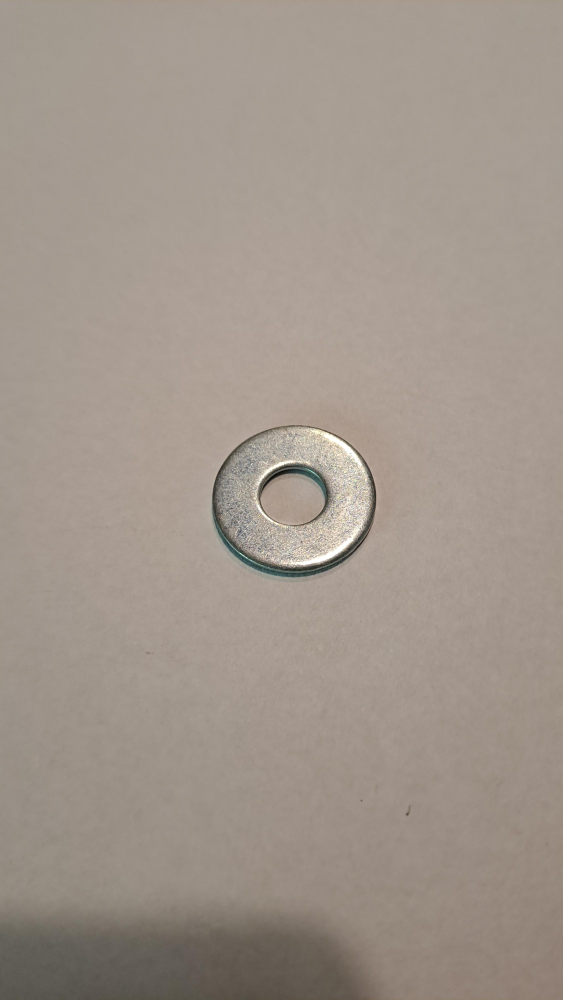
#> input picture data/0erGrupo/arandelas/20251014_163024.JPG, 2250 x 4000 px (shown at 1/4 size)
$ python -i preprocessor.py   (imports and definitions only)
#> lines starting #> are read from the running program, lines starting #| are printed output that depends on the picture; after the words box and inside, x2 and y2 are one past the last pixel; in counts of white or black regions, pixels touching at a corner belong together
#> further down, picture is the input picture: shape (4000, 2250, 3); mean B, G, R 139.7, 149.5, 160.6
try:
    import cv2
    import numpy as np
    from typing import Tuple, Union
    import logging
except ImportError as e:
    raise ImportError(f"Faltan dependencias necesarias: {e}")

class ImagePreprocessor:
    def __init__(self,
                 target_size: Tuple[int, int] = (800, 600),
                 gamma: float = 1.6,
                 d_bFilter = 10,
                 binarization_block_size: int = 13,
                 binarization_C: int = 2,
                 open_kernel_size: Union[int, Tuple[int, int]] = (3, 3),
                 close_kernel_size: Union[int, Tuple[int, int]] = (4, 4),
                 clear_border_margin: int = 20):
        """
        Inicializa el preprocesador de imágenes.

        Args:
            * target_size (tuple): Tamaño objetivo (ancho, alto) para estandarización.
            * gamma (float): Valor de gamma para la corrección gamma.
            * d_bFilter (int): Diametro del filtro bilateral.
            * binarization_block_size (int): Tamaño del vecindario para la binarización adaptativa.
            * binarization_C (int): Constante a restar de la media/gaussiana local.
            * open_kernel_size (int|tuple): Tamaño del kernel para la operación de apertura.
            * close_kernel_size (int|tuple): Tamaño del kernel para la operación de cierre.
            * clear_border_margin (int): Margen para limpiar los bordes.
        """
        self.target_size = target_size
        self.gamma = gamma
        self.d_bFilter = d_bFilter
        self.binarization_block_size = binarization_block_size
        self.binarizacion_C = binarization_C
        self.open_kernel_size = open_kernel_size
        self.close_kernel_size = close_kernel_size
        self.clear_border_margin = clear_border_margin

        self.logger = logging.getLogger(__name__)
        self.logger.info("ImagePreprocessor inicializado correctamente.")


    def process(self, image: np.ndarray) -> np.ndarray:
        """
        Aplica el pipeline de preprocesamiento a una imagen.

        Args:
            * image (np.ndarray): Imagen de entrada en formato BGR o escala de grises.

        Returns:
            * np.ndarray: Imagen preprocesada (binarizada).
        """
        # Escala de Grises
        gray_image = self._convert_to_grayscale(image)
        self.logger.debug("Imagen convertida a escala de grises.")

        # Ajustar tamano
        standardized_image, padding_info = self._standardize_size(gray_image)
        self.logger.debug("Imagen redimensionada a tamaño estándar.")

        # Gamma
        contrasted_image = self._apply_gamma(standardized_image, gamma=self.gamma)
        self.logger.debug("Gamma Correction aplicado.")

        # Filtro Bilateral
        blurred_image = self._apply_bilateral_filter(contrasted_image,
                                                     self.d_bFilter)
        self.logger.debug("Filtro Bilateral aplicado (bordes preservados).")

        # Binarizacion Adaptativa
        binarized_image = self._apply_adaptive_binarization(
            blurred_image,
            block_size=self.binarization_block_size,
            C=self.binarizacion_C,
            threshold_type=cv2.THRESH_BINARY
        )
        self.logger.debug("Binarización adaptativa aplicada.")

        # Limpiar Binarizacion
        cleaned_image = self._clean_binarization(
            binarized_image,
            open_kernel_size=self.open_kernel_size,
            close_kernel_size=self.close_kernel_size
        )
        self.logger.debug("Binarización limpiada con operaciones morfológicas.")

        # Limpiar Bordes
        final_image = self._mask_padding_artifacts(
            cleaned_image,
            padding_info,
            safety_margin=self.clear_border_margin
        )
        self.logger.debug("Bordes limpiados.")

        return final_image


    def _convert_to_grayscale(self, image: np.ndarray) -> np.ndarray:
        """
        Convierte la imagen a escala de grises si es necesario.

        Args:
            * image (np.ndarray): Imagen de entrada en formato BGR o ya en escala de grises.

        Returns:
            * np.ndarray: Imagen en escala de grises.

        Raises:
            ValueError: Si la imagen no tiene 1 o 3 canales.
        """

        # Validar formato de imagen de entrada
        if image is None or image.size == 0:
            raise ValueError("Imagen de entrada invalida.")

        # Convertir a escala de grises si es necesario
        if len(image.shape) == 2:
            self.logger.debug("Imagen ya en escala de grises.")
            return image

        gray_image = cv2.cvtColor(image, cv2.COLOR_BGR2GRAY)
        return gray_image


    def _standardize_size(self, image: np.ndarray) -> np.ndarray:
        """
        Redimensiona la imagen manteniendo el Aspect Ratio (proporción).

        Args:
            * image (np.ndarray): Imagen de entrada.

        Returns:
            * tuple: (np.ndarray, tuple) Imagen redimensionada con padding y tupla de padding (top, bottom, left, right).
        """
        # Tomar width, height (target y original)
        target_w, target_h = self.target_size
        h, w = image.shape[:2]
#> h = 4000; w = 2250

        # Calcular factor de escala para ajustar sin recortar ni deformar
        scale = min(target_w / w, target_h / h)
#> scale = 0.15
        new_w = int(w * scale)
#> new_w = 337
        new_h = int(h * scale)
#> new_h = 600

        # Resize proporcional
        resized_image = cv2.resize(image, (new_w, new_h), interpolation=cv2.INTER_AREA)
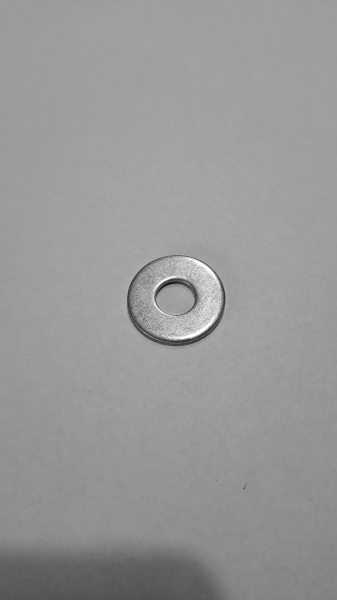
#> resized_image: shape (600, 337); min 17, max 255, mean 151.8

        # Calcular padding para centrar
        delta_w = target_w - new_w
#> delta_w = 463
        delta_h = target_h - new_h
#> delta_h = 0
        top, bottom = delta_h // 2, delta_h - (delta_h // 2)
#> top = 0; bottom = 0
        left, right = delta_w // 2, delta_w - (delta_w // 2)
#> left = 231; right = 232

        # Agregar bordes (Letterbox)
        new_image = cv2.copyMakeBorder(resized_image, top, bottom, left, right,
                                       cv2.BORDER_REPLICATE)
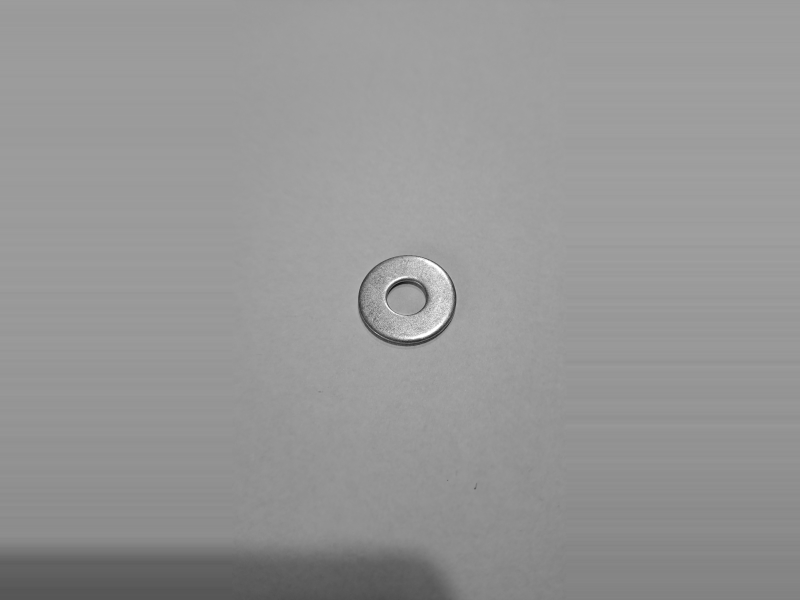
#> new_image: shape (600, 800); min 17, max 255, mean 150
#> in process, `standardized_image, padding_info = self._standardize_size(gray_image)`: padding_info = (0, 0, 231, 232)

        # Nos dice cuanto padding se agregó
        return new_image, (top, bottom, left, right)


    def _apply_gamma(self, image: np.ndarray, gamma: float = 1.5) -> np.ndarray:
        """
        Aumenta el contraste en las zonas oscuras sin saturar las zonas claras.

        Args:
            * image (np.ndarray): Imagen de entrada.
            * gamma (float): Valor de gamma. (>1 oscurece, <1 aclara).

        Returns:
            * np.ndarray: Imagen con corrección gamma aplicada.
        """
#> called with gamma = 1.6
        invGamma = 1.0 / gamma
        table = np.array([((i / 255.0) ** invGamma) * 255
                        for i in np.arange(0, 256)]).astype("uint8")
        return cv2.LUT(image, table)
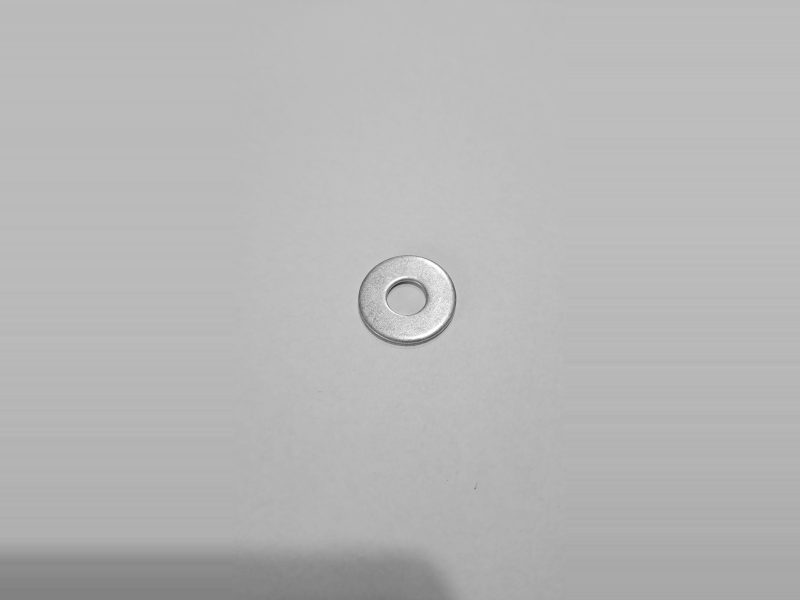
#> returned value: shape (600, 800); min 46, max 255, mean 182.3


    def _apply_bilateral_filter(self, image: np.ndarray, d_bFilter: int = 2) -> np.ndarray:
        """
        Elimina ruido pero manteniendo los bordes.

        Args:
            * image (np.ndarray): Imagen de entrada.
            * d_bFilter (int): Diametro del filtro bilateral.

        Returns:
            * np.ndarray: Imagen filtrada.
        """
#> called with d_bFilter = 10
        return cv2.bilateralFilter(image, d=d_bFilter, sigmaColor=100, sigmaSpace=100)


    def _apply_adaptive_binarization(self,
                                     blurred_image: np.ndarray,
                                     max_value: int = 255,
                                     adaptive_method: int = cv2.ADAPTIVE_THRESH_GAUSSIAN_C,
                                     threshold_type: int = cv2.THRESH_BINARY,
                                     block_size: int = 11,
                                     C: int = 2) -> np.ndarray:
        """
        Aplica binarización adaptativa (adaptiveThreshold) a una imagen en escala de grises.

        Args:
            * blurred_image (np.ndarray): Imagen de entrada en escala de grises.
            * max_value (int): Valor máximo a asignar a los píxeles umbralizados (por defecto 255).
            * adaptive_method (int): Método adaptativo (cv2.ADAPTIVE_THRESH_MEAN_C o cv2.ADAPTIVE_THRESH_GAUSSIAN_C).
            * threshold_type (int): Tipo de umbral (cv2.THRESH_BINARY o cv2.THRESH_BINARY_INV).
            * block_size (int): Tamaño del vecindario (debe ser impar y >=3).
            * C (int): Constante a restar de la media/gaussiana local.

        Returns:
            * np.ndarray: Imagen binarizada adaptativamente (dtype uint8).

        Raises:
            ValueError: Si la imagen no está en escala de grises o block_size no es válido.
        """
#> called with max_value = 255, adaptive_method = 1, threshold_type = 0, block_size = 13, C = 2
        # Validaciones
        if blurred_image is None or blurred_image.size == 0:
            raise ValueError("Imagen de entrada inválida.")
        if len(blurred_image.shape) != 2:
            raise ValueError("La imagen debe estar en escala de grises para aplicar binarización adaptativa.")
        if block_size < 3 or block_size % 2 == 0:
            raise ValueError("block_size debe ser impar y >= 3, p.ej. 3,5,7,11,...")

        # adaptiveThreshold requiere uint8 en rango [0,255]
        if blurred_image.dtype != np.uint8:
            img_uint8 = cv2.normalize(blurred_image, None, 0, 255, cv2.NORM_MINMAX).astype(np.uint8)
        else:
            img_uint8 = blurred_image

        # Aplicar binarización adaptativa
        adaptive = cv2.adaptiveThreshold(img_uint8,
                                         max_value,
                                         adaptive_method,
                                         threshold_type,
                                         block_size,
                                         C)
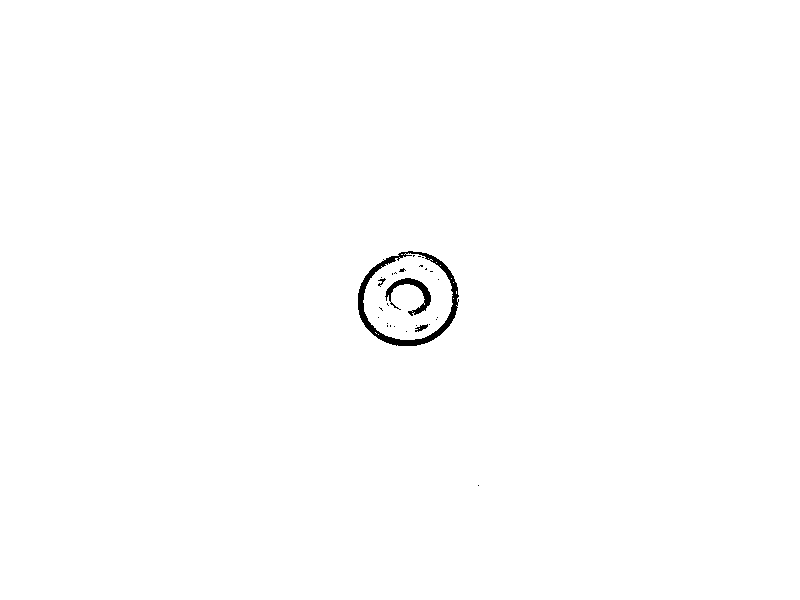
#> adaptive: shape (600, 800); 99.5% white; 28 black regions (24 under 20 px), largest, box (x1, y1, x2, y2) and area: (358, 251, 459, 346) 1572, (385, 278, 431, 316) 498, (415, 324, 428, 332) 51, (378, 278, 386, 287) 27
        return adaptive


    def _clean_binarization(self, binarized_image: np.ndarray,
                            open_kernel_size: tuple = (2, 2),
                            close_kernel_size: tuple = (4, 4)) -> np.ndarray:
        """
        Limpia la binarizacion usando apertura y cierre morfologicos

        Args:
            * binarized_image (np.ndarray): Imagen binarizada a limpiar.
            * open_kernel_size (tuple): Tamaño del kernel para la apertura morfologica.
            * close_kernel_size (tuple): Tamaño del kernel para el cierre morfologico.

        Returns:
            * np.ndarray: Imagen binarizada limpia.
        """
#> called with open_kernel_size = (3, 3), close_kernel_size = (4, 4)

        # Definir Kernels
        open_kernel = cv2.getStructuringElement(cv2.MORPH_ELLIPSE, open_kernel_size)
        close_kernel = cv2.getStructuringElement(cv2.MORPH_ELLIPSE, close_kernel_size)

        # Closing - Soldadura
        closed_image = cv2.morphologyEx(binarized_image, cv2.MORPH_CLOSE, close_kernel, iterations=2)
#> closed_image: shape (600, 800); every value is 255

        # Opening - Limpieza
        cleaned_image = cv2.morphologyEx(closed_image, cv2.MORPH_OPEN, open_kernel, iterations=1)

        return cleaned_image


    def _mask_padding_artifacts(self, image: np.ndarray, padding: tuple, safety_margin: int = 5) -> np.ndarray:
        """
        Pinta de negro estricto las zonas de padding, extendiéndose un poco hacia adentro (safety_margin).

        Args:
            * image (np.ndarray): Imagen de entrada.
            * padding (tuple): Tamaños de padding (top, bottom, left, right).
            * safety_margin (int): Margen de seguridad para evitar borde.

        Returns:
            * np.ndarray: Imagen con zonas de padding pintadas de negro.
        """
#> called with padding = (0, 0, 231, 232), safety_margin = 20
        top, bottom, left, right = padding
#> top = 0; bottom = 0; left = 231; right = 232
        h, w = image.shape
#> h = 600; w = 800

        if top > 0:
            image[:top + safety_margin, :] = 0
        if bottom > 0:
            image[h - (bottom + safety_margin):, :] = 0
        if left > 0:
            image[:, :left + safety_margin] = 0
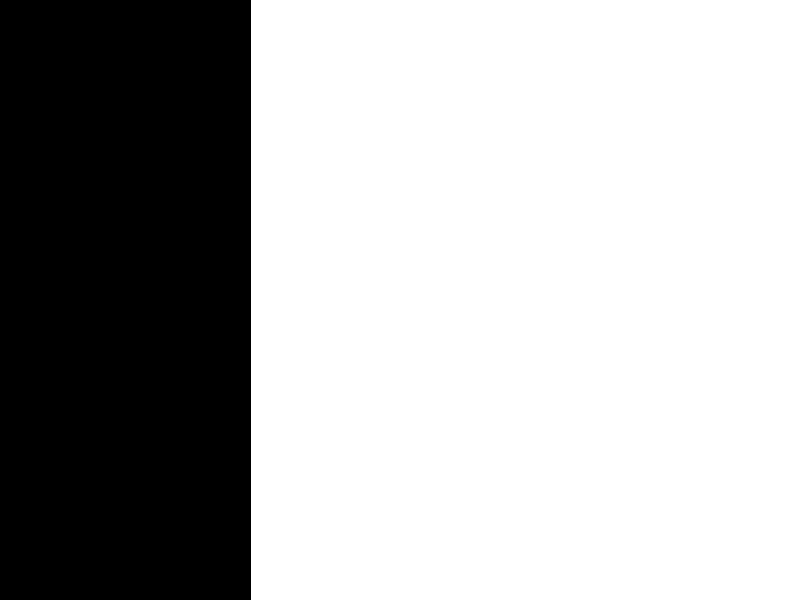
#> image: shape (600, 800); 68.6% white; 1 black region, box (x1, y1, x2, y2) and area: (0, 0, 251, 600) 150600
        if right > 0:
            image[:, w - (right + safety_margin):] = 0
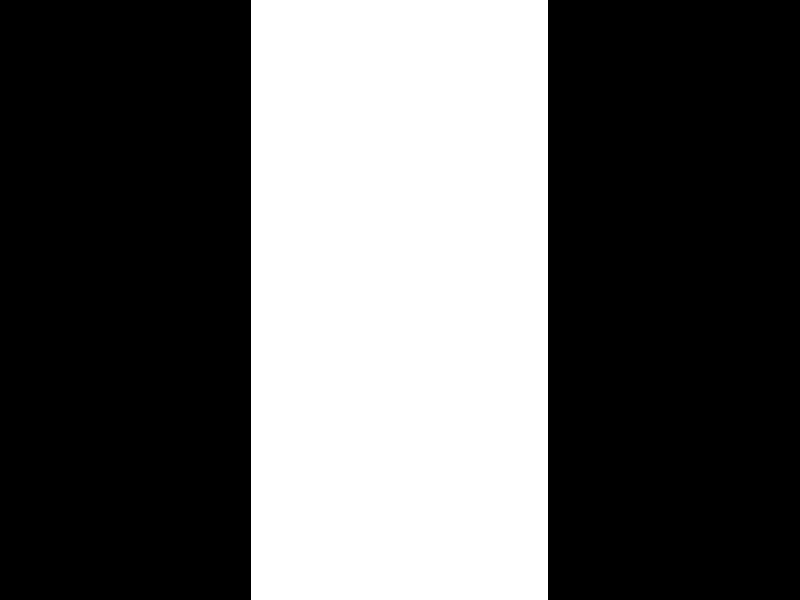
#> image: shape (600, 800); 37.1% white; 1 white region, box (x1, y1, x2, y2) and area: (251, 0, 548, 600) 178200

        return image


    # [77 lines left out: functions scale_bbox_back, scale_mask_back, not called in this run]

>>> import cv2
>>> picture = cv2.imread('../../data/0erGrupo/arandelas/20251014_163024.JPG')
>>> result = ImagePreprocessor().process(picture)

$ run again, on data/0erGrupo/arandelas/20251014_163033.JPG
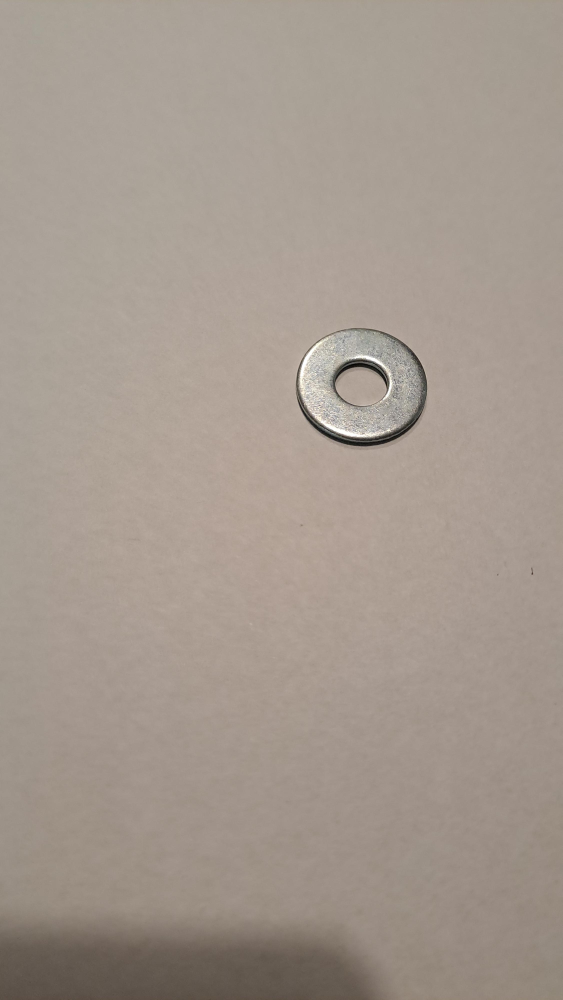
#> input picture data/0erGrupo/arandelas/20251014_163033.JPG, 2250 x 4000 px (shown at 1/4 size)
#> picture is the input picture: shape (4000, 2250, 3); mean B, G, R 142.7, 152.7, 164.3
#> in _standardize_size, `new_image = cv2.copyMakeBorder(resized_image, top, bottom, left, right..`:
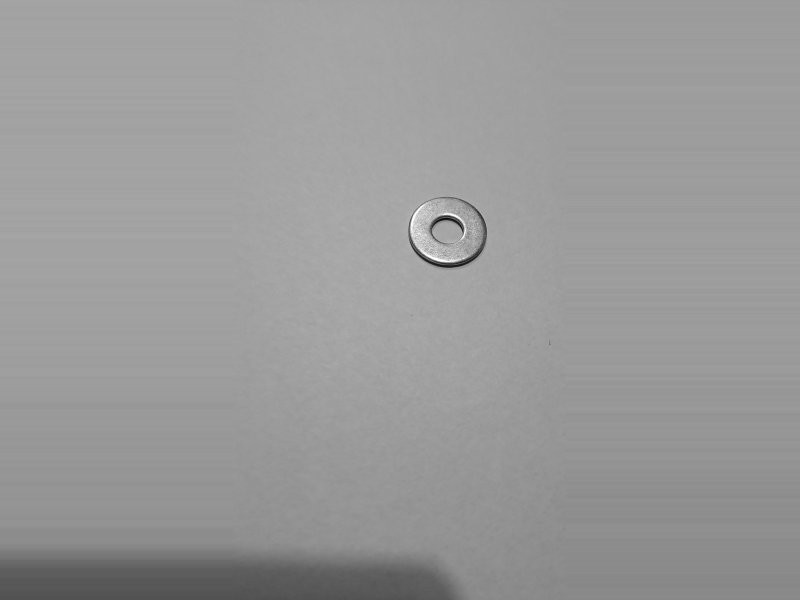
#> new_image: shape (600, 800); min 12, max 255, mean 153.5
#> padding_info = (0, 0, 231, 232)
#> in _apply_adaptive_binarization, `adaptive = cv2.adaptiveThreshold(img_uint8, max_value, adaptive_method..`:
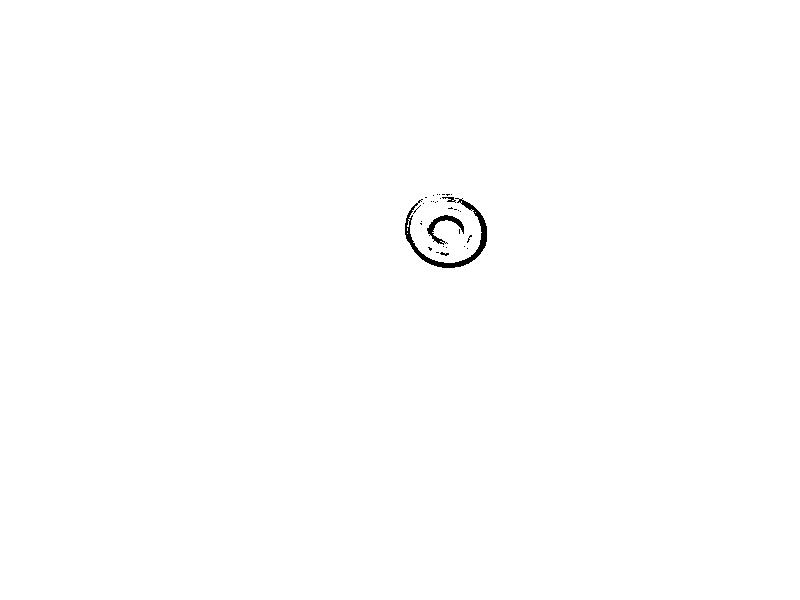
#> adaptive: shape (600, 800); 99.7% white; 32 black regions (28 under 20 px), largest, box (x1, y1, x2, y2) and area: (405, 198, 487, 268) 907, (427, 215, 464, 245) 302, (442, 197, 456, 203) 38, (440, 252, 449, 256) 20
#> closed_image: shape (600, 800); every value is 255
#> in _mask_padding_artifacts, `top, bottom, left, right = padding`: top = 0; left = 231; right = 232
